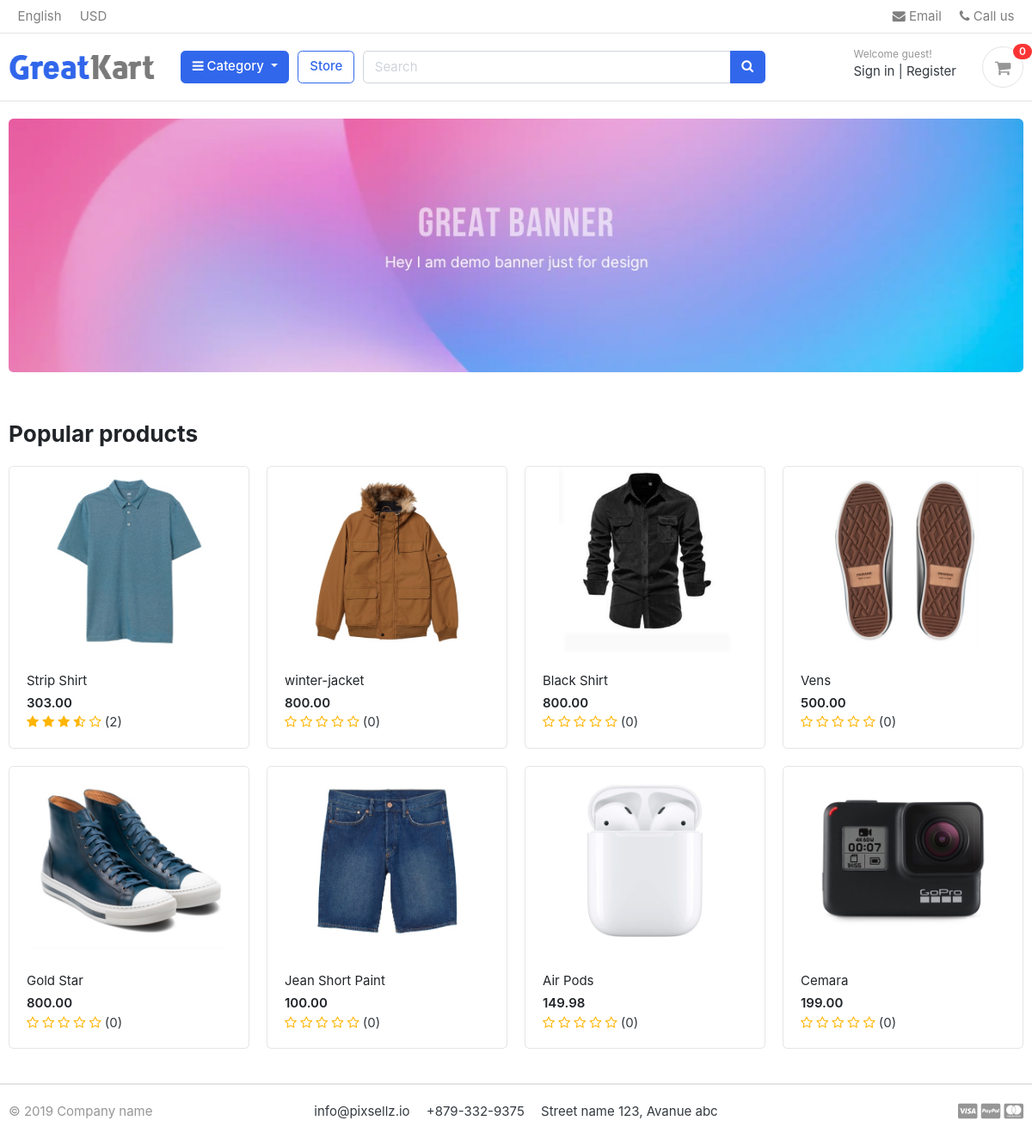
The page / on the database its author committed.
### store/models.py (models this page shows, shortened)
class Product(models.Model):
    product_name = models.CharField(max_length=200, unique=True, help_text="Name of the product")
    slug = models.SlugField(max_length=200 , unique=True, help_text="Slug of the product")
    description = models.TextField(blank=True, null=True, help_text="Description of the product")
    price = models.DecimalField(max_digits=5, decimal_places=2, help_text="Price of the product")
    images = models.ImageField(upload_to='photos/products/', help_text="Image of the product")
    stock = models.IntegerField(null=True, help_text="Stock of the product")
    is_available = models.BooleanField(default=True, null=True, help_text="Availability of the product")
    category = models.ForeignKey(Category, on_delete=models.CASCADE, help_text="Category of the product")
    created_at = models.DateTimeField(auto_now_add=True)
    updated_at = models.DateTimeField(auto_now=True)
    def averageReview(self):
        reviews = ReviewRating.objects.filter(product=self, status=True).aggregate(average=Avg('rating'))
        avg = 0
        if reviews['average'] is not None:
            avg = float(reviews['average'])
        return avg
    def countReview(self):
        reviews = ReviewRating.objects.filter(product=self, status=True).aggregate(count=Count('id'))
        count = 0
        if reviews['count'] is not None:
            count = int(reviews['count'])
        return count
    class Meta:
        ordering = ('-id',)
        verbose_name = 'product'
        verbose_name_plural = 'products'
    def get_url(self):
        return reverse('product_detail', args=[self.category.slug, self.slug])

### home/views.py (the view)
# urls.py: path('', index, name="index"),
def index(request):
    products = Product.objects.all().filter(is_available=True).order_by('created_at');
    return render(request, 'front/index.html', context={'products': products})

### carts/contex_processors.py (called while the page is built)
def counter(request):
    cart_count =0
    if 'admin' in request.path:
        return {}
    else:
        try:
            cart= Cart.objects.filter(cart_id=_cart_id(request))
            if request.user.is_authenticated:
                cart_items = CartItem.objects.all().filter(user=request.user)
            else:
                cart_items = CartItem.objects.all().filter(cart=cart[:1])
            for  cart_item in cart_items:
                cart_count = cart_count +cart_item.quantity
        except Cart.DoesNotExist:
            cart_count = 0
    return  dict(cart_count=cart_count,)

### carts/views.py (called while the page is built)
def _cart_id(request):
    cart = request.session.session_key
    if not cart:
        cart = request.session.create()
    return cart

### category/contex_processors.py (called while the page is built)
def menu_links(request):
    links = Category.objects.all()
    return {'links':links}

### category/models.py (called while the page is built)
    def get_url(self):
        return reverse('product_by_category', args=[self.slug])

### templates/front/index.html (shortened to what this page needs)
{% extends "front/layouts/base.html" %}
{% load static %}
{% block content %}
<section class="section-intro padding-y-sm">
    <div class="container">
        <div class="intro-banner-wrap">
            <img src="{% static 'front/images/banners/1.jpg' %}" class="img-fluid rounded">
        </div>
    </div>
</section>
<section class="section-name padding-y-sm">
    <div class="container">
        <header class="section-heading">
            <h3 class="section-title">Popular products </h3>
        </header>
        <div class="row">
            {% for product in products  %}
                <div class="col-md-3">
                    <div class="card card-product-grid">
                        <a href="{{product.get_url}}" class="img-wrap"> <img src="{{product.images.url}}"> </a>
                        <figcaption class="info-wrap">
                            <a href="{{product.get_url}}" class="title">{{product.product_name}}</a>
                            <div class="price mt-1">{{product.price}}</div>
                            <div class="rating-star">
                                <span>
                                    <i class="fa fa-star{%if product.averageReview < 0.5 %}-o{% elif product.averageReview >= 0.5 and product.averageReview < 1 %}-half-o{% endif %}" aria-hidden="true"></i>
                                    <i class="fa fa-star{%if product.averageReview < 1.5 %}-o{% elif product.averageReview >= 1.5 and product.averageReview < 2 %}-half-o{% endif %}" aria-hidden="true"></i>
                                    <i class="fa fa-star{%if product.averageReview < 2.5 %}-o{% elif product.averageReview >= 2.5 and product.averageReview < 3 %}-half-o{% endif %}" aria-hidden="true"></i>
                                    <i class="fa fa-star{%if product.averageReview < 3.5 %}-o{% elif product.averageReview >= 3.5 and product.averageReview < 4 %}-half-o{% endif %}" aria-hidden="true"></i>
                                    <i class="fa fa-star{%if product.averageReview < 4.5 %}-o{% elif product.averageReview >= 4.5 and product.averageReview < 5 %}-half-o{% endif %}" aria-hidden="true"></i>
                                </span>
                                <span>({{product.countReview}})</span>
                            </div>
                        </figcaption>
                    </div>
                </div>
            {% endfor %}
        </div>
    </div>
</section>
{% endblock %}

### templates/front/layouts/base.html (shortened to what this page needs)
{% load static %}
<!DOCTYPE HTML>
<html lang="en">
<head>
<link href="{% static 'front/css/bootstrap.css' %}" rel="stylesheet" type="text/css"/>
<link href="{% static 'front/fonts/fontawesome/css/all.min.css' %}" type="text/css" rel="stylesheet">
<link href="{% static 'front/css/ui.css' %}" rel="stylesheet" type="text/css"/>
<link href="{% static 'front/css/responsive.css' %}" rel="stylesheet" media="only screen and (max-width: 1200px)" />
<link href="{% static 'front/css/custom.css' %}" rel="stylesheet" type="text/css"/>
<link rel="stylesheet" href="https://cdnjs.cloudflare.com/ajax/libs/font-awesome/4.7.0/css/font-awesome.min.css">
</head>
<body>
     {% include "front/layouts/header.html" %}
     {% block content %}
     {% endblock %}
     {% include "front/layouts/footer.html" %}
</body>
</html>

### templates/front/layouts/header.html (shortened to what this page needs)
{% load static %}
<header class="section-header">
    <nav class="navbar p-md-0 navbar-expand-sm navbar-light border-bottom">
        <div class="container">
        <div class="collapse navbar-collapse" id="navbarTop4">
            <ul class="navbar-nav mr-auto">
                <li class="nav-item dropdown">
                    <a href="#" class="nav-link">   English </a>
                </li>
                <li class="nav-item dropdown">
                    <a href="#" class="nav-link"> USD </a>
                </li>
            </ul>
            <ul class="navbar-nav">
                <li><a href="#" class="nav-link"> <i class="fa fa-envelope"></i> Email </a></li>
                <li><a href="#" class="nav-link"> <i class="fa fa-phone"></i> Call us </a></li>
            </ul>
        </div>
        </div>
    </nav>
    <section class="header-main border-bottom">
        <div class="container">
    <div class="row align-items-center">
        <div class="col-lg-2 col-md-3 col-6">
            <a href="{% url "index" %}" class="brand-wrap">
                <img class="logo" src="{% static 'front/images/logo.png' %}">
            </a>
        </div>
        <div class="col-lg col-sm col-md col-6 flex-grow-0">
            <div class="category-wrap dropdown d-inline-block float-right">
                <button type="button" class="btn btn-primary dropdown-toggle" data-toggle="dropdown">
                    <i class="fa fa-bars"></i> Category
                </button>
            </div>
        </div>
        <a href="{% url 'store' %}" class="btn btn-outline-primary">Store</a>
        <div class="col-lg  col-md-6 col-sm-12 col">
            <form action="{% url 'search' %}" class="search">
                <div class="input-group w-100">
                    <input type="text" class="form-control" style="width:60%;" placeholder="Search" name="keywords"
                    >
                    <div class="input-group-append">
                      <button class="btn btn-primary" type="submit">
                        <i class="fa fa-search"></i>
                      </button>
                    </div>
                </div>
            </form>
        </div>
        <div class="col-lg-3 col-sm-6 col-8 order-2 order-lg-3">
                    <div class="d-flex justify-content-end mb-3 mb-lg-0">
                        <div class="widget-header">
                            <small class="title text-muted">Welcome
                                {% if request.user.is_authenticated %}
                                    {{request.user.first_name | capfirst}}
                                {% else %}
                                    guest!
                                {% endif %}
                            </small>
                            <div>
                                {% if request.user.is_authenticated %}
                                    <a href="{% url 'dashboard' %}">Dashboard</a> <span class="dark-transp"> | </span>
                                    <a href="{% url 'logout' %}"> Logout</a>
                                {% else %}
                                    <a href="{% url 'login' %}">Sign in</a> <span class="dark-transp"> | </span>
                                    <a href="{% url 'register' %}"> Register</a>
                                {% endif %}
                            </div>
                        </div>
                        <a href="{% url 'carts' %}" class="widget-header pl-3 ml-3">
                            <div class="icon icon-sm rounded-circle border"><i class="fa fa-shopping-cart"></i></div>
                            <span class="badge badge-pill badge-danger notify">{{cart_count}}</span>
                        </a>
                    </div>
                </div>
    </div>
        </div>
    </section>
    </header>

### templates/front/layouts/footer.html
<footer class="section-footer border-top">
	<div class="container">
		<section class="footer-bottom border-top row">
			<div class="col-md-2">
				<p class="text-muted"> &copy 2019 Company name </p>
			</div>
			<div class="col-md-8 text-md-center">
				<span  class="px-2">info@pixsellz.io</span>
				<span  class="px-2">+879-332-9375</span>
				<span  class="px-2">Street name 123, Avanue abc</span>
			</div>
			<div class="col-md-2 text-md-right text-muted">
				<i class="fab fa-lg fa-cc-visa"></i>
				<i class="fab fa-lg fa-cc-paypal"></i>
				<i class="fab fa-lg fa-cc-mastercard"></i>
			</div>
		</section>
	</div>
</footer>

### static/front/css/ui.css (style rules this page uses)
html { font-family: "Inter", sans-serif; font-size: 15px; }
.img-wrap { text-align: center; display: block; }
.img-wrap img { max-width: 100%; }
.icon-xs, .icon-sm, .icon-md, .icon-lg { display: inline-block; text-align: center; flex-shrink: 0; flex-grow: 0; }
.icon-sm { width: 48px; height: 48px; line-height: 48px !important; font-size: 20px; }
.padding-y-sm { padding-top: 20px; padding-bottom: 20px; }
.section-heading { margin-bottom: 20px; margin-top: 15px; }
.section-title { color: #212529; }
p:last-child { margin-bottom: 0; }
.header-main { position: relative; padding-top: 1rem; padding-bottom: 1rem; }
.brand-wrap .logo, .navbar-brand .logo { margin-right: 7px; max-height: 42px; display: inline-block; }
.widget-header { display: inline-block; vertical-align: middle; position: relative; }
.widget-header a { color: #343a40; }
.widget-header i { color: #969696; }
.widget-header .title { display: block; }
.widget-header .notify { position: absolute; top: -3px; right: -10px; }
.footer-bottom { padding-top: 20px; padding-bottom: 20px; }
[class*=card-product] a.title { color: #212529; display: block; }
[class*=card-product] .img-wrap { overflow: hidden; position: relative; }
[class*=card-product] .img-wrap img { height: 100%; max-width: 100%; width: auto; display: inline-block; -o-object-fit: cover; object-fit: cover; }
.card-product-grid { margin-bottom: 20px; }
.card-product-grid .img-wrap { border-radius: 0.2rem 0.2rem 0 0; height: 220px; }
.card-product-grid .info-wrap { overflow: hidden; padding: 18px 20px; }
.card .img-wrap { overflow: hidden; }
.notify { position: absolute; top: -4px; right: -10px; display: inline-block; padding: 0.25em 0.6em; font-size: 12px; line-height: 1; text-align: center; border-radius: 3rem; color: #fff; background-color: #fa3434; }
.price { font-weight: 600; color: #212529; }

### static/front/css/custom.css (style rules this page uses)
.rating-star i { color : #ffb503! important; }

### rows shown on the page
Product: images (picture), product_name "Strip Shirt", price "303.00", countReview "2"
Product: images (picture), product_name "winter-jacket", price "800.00", countReview "0"
Product: images (picture), product_name "Black Shirt", price "800.00", countReview "0"
Product: images (picture), product_name "Vens", price "500.00", countReview "0"
Product: images (picture), product_name "Gold Star", price "800.00", countReview "0"
Product: images (picture), product_name "Jean Short Paint", price "100.00", countReview "0"
Product: images (picture), product_name "Air Pods", price "149.98", countReview "0"
Product: images (picture), product_name "Cemara", price "199.00", countReview "0"

### other values the page prints
{{ cart_count }} "0"
